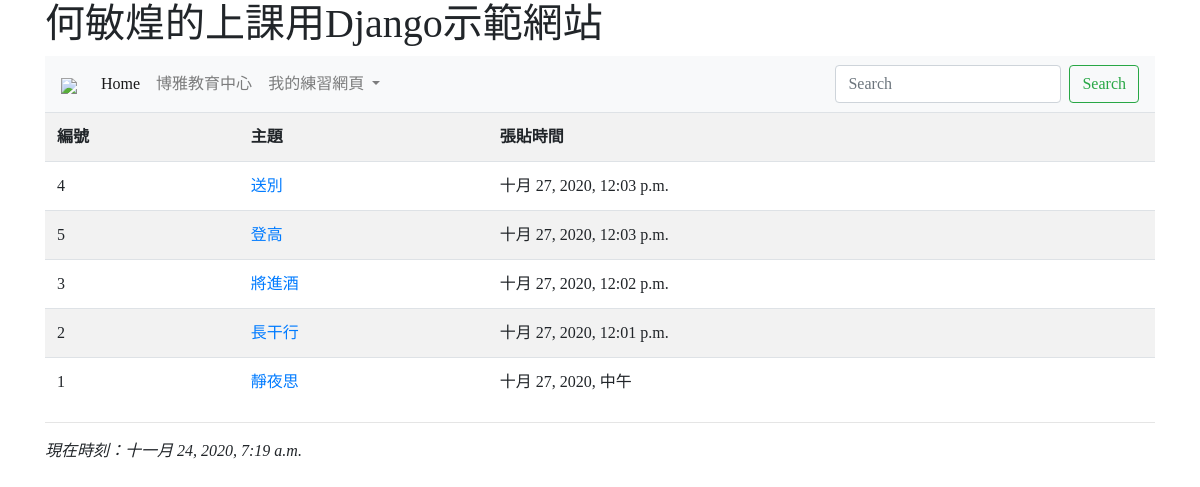
The page / on the database its author committed.
### mainsite/models.py (models this page shows, shortened)
class Post(models.Model):
    title = models.CharField(max_length=200)
    slug = models.CharField(max_length=200)
    body = models.TextField()
    pub_date = models.DateTimeField(default=timezone.now)
    class Meta:
        ordering = ('-pub_date',)

### mainsite/views.py (the view)
# urls.py: path('', homepage),
def homepage(request):
    posts = Post.objects.all()
    now = datetime.now()
    return render(request, "index.html", locals())

### templates/index.html (shortened to what this page needs)
{% extends 'base.html' %}
{% block titlemessage %}
    <h1>何敏煌的上課用Django示範網站</h1>
{% endblock %}
{% block content %}
        <table class="table table-striped">
          <tr><th>編號</th><th>主題</th><th>張貼時間</th></tr>
          {% for post in posts %}
          <tr>
            <td>{{ post.id }}</td>
            <td>
              <a href="/post/{{post.slug}}/">{{ post.title }}</a>
            </td>
            <td>
              {{ post.pub_date }}
            </td>
          </tr>
          {% endfor %}
        </table>
{% endblock %}

### templates/base.html (shortened to what this page needs)
<!doctype html>
<html>
  <head>
    <link rel="stylesheet" href="https://cdn.jsdelivr.net/npm/bootstrap@4.5.3/dist/css/bootstrap.min.css">
  </head>
  <body>
    <div class="container">
      {% block titlemessage %}{% endblock %}
      {% include 'header.html' %}
      {% block content %}{% endblock %}
      {% include 'footer.html' %}
    </div>
  </body>
</html>

### templates/header.html (shortened to what this page needs)
    {% load static %}
    <nav class="navbar navbar-expand-lg navbar-light bg-light">
        <a class="navbar-brand" href="#">
          <img src="{% static "nkust.jpg" %}" width=60>
        </a>
        <div class="collapse navbar-collapse" id="navbarSupportedContent">
          <ul class="navbar-nav mr-auto">
            <li class="nav-item active">
              <a class="nav-link" href="/">Home <span class="sr-only">(current)</span></a>
            </li>
            <li class="nav-item">
              <a class="nav-link" href="http://cla.nkust.edu.tw">博雅教育中心</a>
            </li>
            <li class="nav-item dropdown">
              <a class="nav-link dropdown-toggle" href="#" id="navbarDropdown" role="button" data-toggle="dropdown" aria-haspopup="true" aria-expanded="false">
                我的練習網頁
              </a>
            </li>
          </ul>
          <form class="form-inline my-2 my-lg-0">
            <input class="form-control mr-sm-2" type="search" placeholder="Search" aria-label="Search">
            <button class="btn btn-outline-success my-2 my-sm-0" type="submit">Search</button>
          </form>
        </div>
      </nav>

### templates/footer.html
        <hr>
        <i>現在時刻：{{ now }}</i>

### templates/base.html (style rules this page uses)
body { font-family: 微軟正黑體; }

### rows shown on the page
Post: id "4", title "送別", pub_date "十月 27, 2020, 12:03 p.m."
Post: id "5", title "登高", pub_date "十月 27, 2020, 12:03 p.m."
Post: id "3", title "將進酒", pub_date "十月 27, 2020, 12:02 p.m."
Post: id "2", title "長干行", pub_date "十月 27, 2020, 12:01 p.m."
Post: id "1", title "靜夜思", pub_date "十月 27, 2020, 中午"
